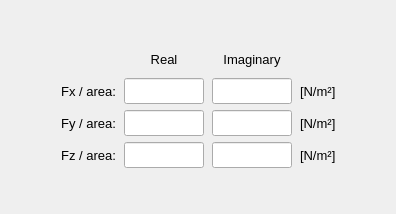
           <widget class="QWidget" name="tab_constant_values">
            <attribute name="title">
             <string>Constant values</string>
            </attribute>
            <layout class="QGridLayout" name="gridLayout_12">
             <property name="leftMargin">
              <number>2</number>
             </property>
             <property name="topMargin">
              <number>2</number>
             </property>
             <property name="rightMargin">
              <number>2</number>
             </property>
             <property name="bottomMargin">
              <number>2</number>
             </property>
             <property name="spacing">
              <number>2</number>
             </property>
             <item row="3" column="0">
              <spacer name="verticalSpacer_2">
               <property name="orientation">
                <enum>Qt::Vertical</enum>
               </property>
               <property name="sizeHint" stdset="0">
                <size>
                 <width>20</width>
                 <height>40</height>
                </size>
               </property>
              </spacer>
             </item>
             <item row="0" column="0">
              <spacer name="verticalSpacer">
               <property name="orientation">
                <enum>Qt::Vertical</enum>
               </property>
               <property name="sizeHint" stdset="0">
                <size>
                 <width>20</width>
                 <height>40</height>
                </size>
               </property>
              </spacer>
             </item>
             <item row="1" column="0">
              <widget class="QFrame" name="frame_8">
               <property name="minimumSize">
                <size>
                 <width>340</width>
                 <height>0</height>
                </size>
               </property>
               <property name="maximumSize">
                <size>
                 <width>16777215</width>
                 <height>320</height>
                </size>
               </property>
               <property name="font">
                <font>
                 <pointsize>11</pointsize>
                </font>
               </property>
               <property name="frameShape">
                <enum>QFrame::NoFrame</enum>
               </property>
               <property name="frameShadow">
                <enum>QFrame::Raised</enum>
               </property>
               <layout class="QGridLayout" name="gridLayout">
                <property name="leftMargin">
                 <number>4</number>
                </property>
                <property name="topMargin">
                 <number>4</number>
                </property>
                <property name="rightMargin">
                 <number>4</number>
                </property>
                <property name="bottomMargin">
                 <number>4</number>
                </property>
                <property name="horizontalSpacing">
                 <number>8</number>
                </property>
                <property name="verticalSpacing">
                 <number>6</number>
                </property>
                <item row="3" column="2">
                 <widget class="QLineEdit" name="lineEdit_real_Fx">
                  <property name="minimumSize">
                   <size>
                    <width>80</width>
                    <height>26</height>
                   </size>
                  </property>
                  <property name="maximumSize">
                   <size>
                    <width>80</width>
                    <height>26</height>
                   </size>
                  </property>
                  <property name="font">
                   <font>
                    <family>MS Shell Dlg 2</family>
                    <pointsize>10</pointsize>
                    <weight>50</weight>
                    <italic>false</italic>
                    <bold>false</bold>
                   </font>
                  </property>
                  <property name="styleSheet">
                   <string notr="true"/>
                  </property>
                  <property name="text">
                   <string/>
                  </property>
                  <property name="alignment">
                   <set>Qt::AlignCenter</set>
                  </property>
                 </widget>
                </item>
                <item row="3" column="3">
                 <widget class="QLineEdit" name="lineEdit_imag_Fx">
                  <property name="minimumSize">
                   <size>
                    <width>80</width>
                    <height>26</height>
                   </size>
                  </property>
                  <property name="maximumSize">
                   <size>
                    <width>80</width>
                    <height>26</height>
                   </size>
                  </property>
                  <property name="font">
                   <font>
                    <family>MS Shell Dlg 2</family>
                    <pointsize>10</pointsize>
                    <weight>50</weight>
                    <italic>false</italic>
                    <bold>false</bold>
                   </font>
                  </property>
                  <property name="styleSheet">
                   <string notr="true"/>
                  </property>
                  <property name="alignment">
                   <set>Qt::AlignCenter</set>
                  </property>
                 </widget>
                </item>
                <item row="2" column="3">
                 <widget class="QLabel" name="label_20">
                  <property name="minimumSize">
                   <size>
                    <width>80</width>
                    <height>26</height>
                   </size>
                  </property>
                  <property name="maximumSize">
                   <size>
                    <width>80</width>
                    <height>26</height>
                   </size>
                  </property>
                  <property name="font">
                   <font>
                    <family>MS Shell Dlg 2</family>
                    <pointsize>10</pointsize>
                    <weight>50</weight>
                    <italic>false</italic>
                    <bold>false</bold>
                   </font>
                  </property>
                  <property name="text">
                   <string>Imaginary</string>
                  </property>
                  <property name="alignment">
                   <set>Qt::AlignCenter</set>
                  </property>
                 </widget>
                </item>
                <item row="2" column="2">
                 <widget class="QLabel" name="label_4">
                  <property name="minimumSize">
                   <size>
                    <width>80</width>
                    <height>26</height>
                   </size>
                  </property>
                  <property name="maximumSize">
                   <size>
                    <width>80</width>
                    <height>26</height>
                   </size>
                  </property>
                  <property name="font">
                   <font>
                    <family>MS Shell Dlg 2</family>
                    <pointsize>10</pointsize>
                    <weight>50</weight>
                    <italic>false</italic>
                    <bold>false</bold>
                   </font>
                  </property>
                  <property name="text">
                   <string>Real</string>
                  </property>
                  <property name="alignment">
                   <set>Qt::AlignCenter</set>
                  </property>
                 </widget>
                </item>
                <item row="3" column="1">
                 <widget class="QLabel" name="label_constant_Fx">
                  <property name="minimumSize">
                   <size>
                    <width>70</width>
                    <height>26</height>
                   </size>
                  </property>
                  <property name="maximumSize">
                   <size>
                    <width>100</width>
                    <height>26</height>
                   </size>
                  </property>
                  <property name="font">
                   <font>
                    <family>MS Shell Dlg 2</family>
                    <pointsize>10</pointsize>
                    <weight>50</weight>
                    <italic>false</italic>
                    <bold>false</bold>
                   </font>
                  </property>
                  <property name="text">
                   <string>Fx / area:</string>
                  </property>
                  <property name="alignment">
                   <set>Qt::AlignRight|Qt::AlignTrailing|Qt::AlignVCenter</set>
                  </property>
                 </widget>
                </item>
                <item row="3" column="4">
                 <widget class="QLabel" name="label_unit_Fx">
                  <property name="minimumSize">
                   <size>
                    <width>50</width>
                    <height>26</height>
                   </size>
                  </property>
                  <property name="maximumSize">
                   <size>
                    <width>50</width>
                    <height>26</height>
                   </size>
                  </property>
                  <property name="font">
                   <font>
                    <family>MS Shell Dlg 2</family>
                    <pointsize>10</pointsize>
                    <weight>50</weight>
                    <italic>false</italic>
                    <bold>false</bold>
                   </font>
                  </property>
                  <property name="text">
                   <string>[N/m²]</string>
                  </property>
                  <property name="alignment">
                   <set>Qt::AlignLeading|Qt::AlignLeft|Qt::AlignVCenter</set>
                  </property>
                 </widget>
                </item>
                <item row="3" column="5">
                 <spacer name="horizontalSpacer">
                  <property name="orientation">
                   <enum>Qt::Horizontal</enum>
                  </property>
                  <property name="sizeHint" stdset="0">
                   <size>
                    <width>40</width>
                    <height>20</height>
                   </size>
                  </property>
                 </spacer>
                </item>
                <item row="3" column="0">
                 <spacer name="horizontalSpacer_2">
                  <property name="orientation">
                   <enum>Qt::Horizontal</enum>
                  </property>
                  <property name="sizeHint" stdset="0">
                   <size>
                    <width>40</width>
                    <height>20</height>
                   </size>
                  </property>
                 </spacer>
                </item>
                <item row="4" column="2">
                 <widget class="QLineEdit" name="lineEdit_real_Fy">
                  <property name="minimumSize">
                   <size>
                    <width>80</width>
                    <height>26</height>
                   </size>
                  </property>
                  <property name="maximumSize">
                   <size>
                    <width>80</width>
                    <height>26</height>
                   </size>
                  </property>
                  <property name="font">
                   <font>
                    <family>MS Shell Dlg 2</family>
                    <pointsize>10</pointsize>
                    <weight>50</weight>
                    <italic>false</italic>
                    <bold>false</bold>
                   </font>
                  </property>
                  <property name="styleSheet">
                   <string notr="true"/>
                  </property>
                  <property name="text">
                   <string/>
                  </property>
                  <property name="alignment">
                   <set>Qt::AlignCenter</set>
                  </property>
                 </widget>
                </item>
                <item row="4" column="4">
                 <widget class="QLabel" name="label_unit_Fy">
                  <property name="minimumSize">
                   <size>
                    <width>50</width>
                    <height>26</height>
                   </size>
                  </property>
                  <property name="maximumSize">
                   <size>
                    <width>50</width>
                    <height>26</height>
                   </size>
                  </property>
                  <property name="font">
                   <font>
                    <family>MS Shell Dlg 2</family>
                    <pointsize>10</pointsize>
                    <weight>50</weight>
                    <italic>false</italic>
                    <bold>false</bold>
                   </font>
                  </property>
                  <property name="text">
                   <string>[N/m²]</string>
                  </property>
                  <property name="alignment">
                   <set>Qt::AlignLeading|Qt::AlignLeft|Qt::AlignVCenter</set>
                  </property>
                 </widget>
                </item>
                <item row="4" column="3">
                 <widget class="QLineEdit" name="lineEdit_imag_Fy">
                  <property name="minimumSize">
                   <size>
                    <width>80</width>
                    <height>26</height>
                   </size>
                  </property>
                  <property name="maximumSize">
                   <size>
                    <width>80</width>
                    <height>26</height>
                   </size>
                  </property>
                  <property name="font">
                   <font>
                    <family>MS Shell Dlg 2</family>
                    <pointsize>10</pointsize>
                    <weight>50</weight>
                    <italic>false</italic>
                    <bold>false</bold>
                   </font>
                  </property>
                  <property name="styleSheet">
                   <string notr="true"/>
                  </property>
                  <property name="alignment">
                   <set>Qt::AlignCenter</set>
                  </property>
                 </widget>
                </item>
                <item row="5" column="2">
                 <widget class="QLineEdit" name="lineEdit_real_Fz">
                  <property name="minimumSize">
                   <size>
                    <width>80</width>
                    <height>26</height>
                   </size>
                  </property>
                  <property name="maximumSize">
                   <size>
                    <width>80</width>
                    <height>26</height>
                   </size>
                  </property>
                  <property name="font">
                   <font>
                    <family>MS Shell Dlg 2</family>
                    <pointsize>10</pointsize>
                    <weight>50</weight>
                    <italic>false</italic>
                    <bold>false</bold>
                   </font>
                  </property>
                  <property name="styleSheet">
                   <string notr="true"/>
                  </property>
                  <property name="text">
                   <string/>
                  </property>
                  <property name="alignment">
                   <set>Qt::AlignCenter</set>
                  </property>
                 </widget>
                </item>
                <item row="5" column="3">
                 <widget class="QLineEdit" name="lineEdit_imag_Fz">
                  <property name="minimumSize">
                   <size>
                    <width>80</width>
                    <height>26</height>
                   </size>
                  </property>
                  <property name="maximumSize">
                   <size>
                    <width>80</width>
                    <height>26</height>
                   </size>
                  </property>
                  <property name="font">
                   <font>
                    <family>MS Shell Dlg 2</family>
                    <pointsize>10</pointsize>
                    <weight>50</weight>
                    <italic>false</italic>
                    <bold>false</bold>
                   </font>
                  </property>
                  <property name="styleSheet">
                   <string notr="true"/>
                  </property>
                  <property name="alignment">
                   <set>Qt::AlignCenter</set>
                  </property>
                 </widget>
                </item>
                <item row="5" column="4">
                 <widget class="QLabel" name="label_unit_Fz">
                  <property name="minimumSize">
                   <size>
                    <width>50</width>
                    <height>26</height>
                   </size>
                  </property>
                  <property name="maximumSize">
                   <size>
                    <width>50</width>
                    <height>26</height>
                   </size>
                  </property>
                  <property name="font">
                   <font>
                    <family>MS Shell Dlg 2</family>
                    <pointsize>10</pointsize>
                    <weight>50</weight>
                    <italic>false</italic>
                    <bold>false</bold>
                   </font>
                  </property>
                  <property name="text">
                   <string>[N/m²]</string>
                  </property>
                  <property name="alignment">
                   <set>Qt::AlignLeading|Qt::AlignLeft|Qt::AlignVCenter</set>
                  </property>
                 </widget>
                </item>
                <item row="4" column="1">
                 <widget class="QLabel" name="label_constant_Fy">
                  <property name="minimumSize">
                   <size>
                    <width>70</width>
                    <height>26</height>
                   </size>
                  </property>
                  <property name="maximumSize">
                   <size>
                    <width>100</width>
                    <height>26</height>
                   </size>
                  </property>
                  <property name="font">
                   <font>
                    <family>MS Shell Dlg 2</family>
                    <pointsize>10</pointsize>
                    <weight>50</weight>
                    <italic>false</italic>
                    <bold>false</bold>
                   </font>
                  </property>
                  <property name="text">
                   <string>Fy / area:</string>
                  </property>
                  <property name="alignment">
                   <set>Qt::AlignRight|Qt::AlignTrailing|Qt::AlignVCenter</set>
                  </property>
                 </widget>
                </item>
                <item row="5" column="1">
                 <widget class="QLabel" name="label_constant_Fz">
                  <property name="minimumSize">
                   <size>
                    <width>70</width>
                    <height>26</height>
                   </size>
                  </property>
                  <property name="maximumSize">
                   <size>
                    <width>100</width>
                    <height>26</height>
                   </size>
                  </property>
                  <property name="font">
                   <font>
                    <family>MS Shell Dlg 2</family>
                    <pointsize>10</pointsize>
                    <weight>50</weight>
                    <italic>false</italic>
                    <bold>false</bold>
                   </font>
                  </property>
                  <property name="text">
                   <string>Fz / area:</string>
                  </property>
                  <property name="alignment">
                   <set>Qt::AlignRight|Qt::AlignTrailing|Qt::AlignVCenter</set>
                  </property>
                 </widget>
                </item>
               </layout>
              </widget>
             </item>
            </layout>
           </widget>
